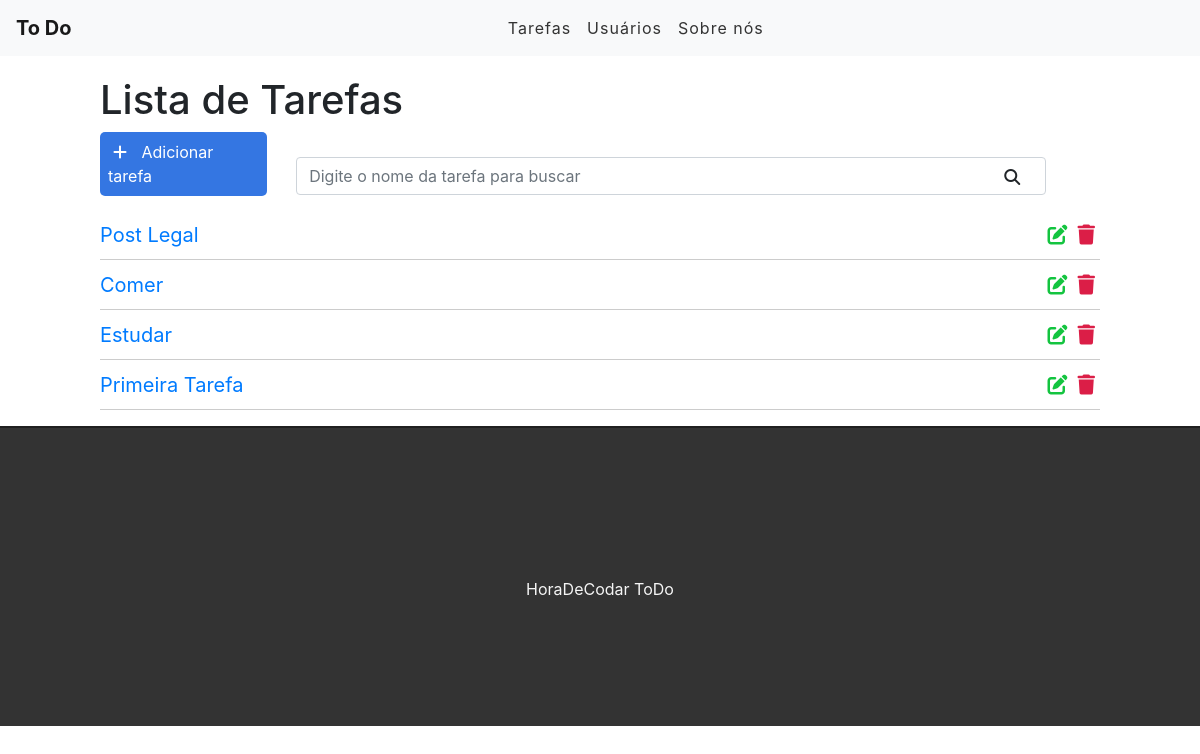
The app's page /, older data.
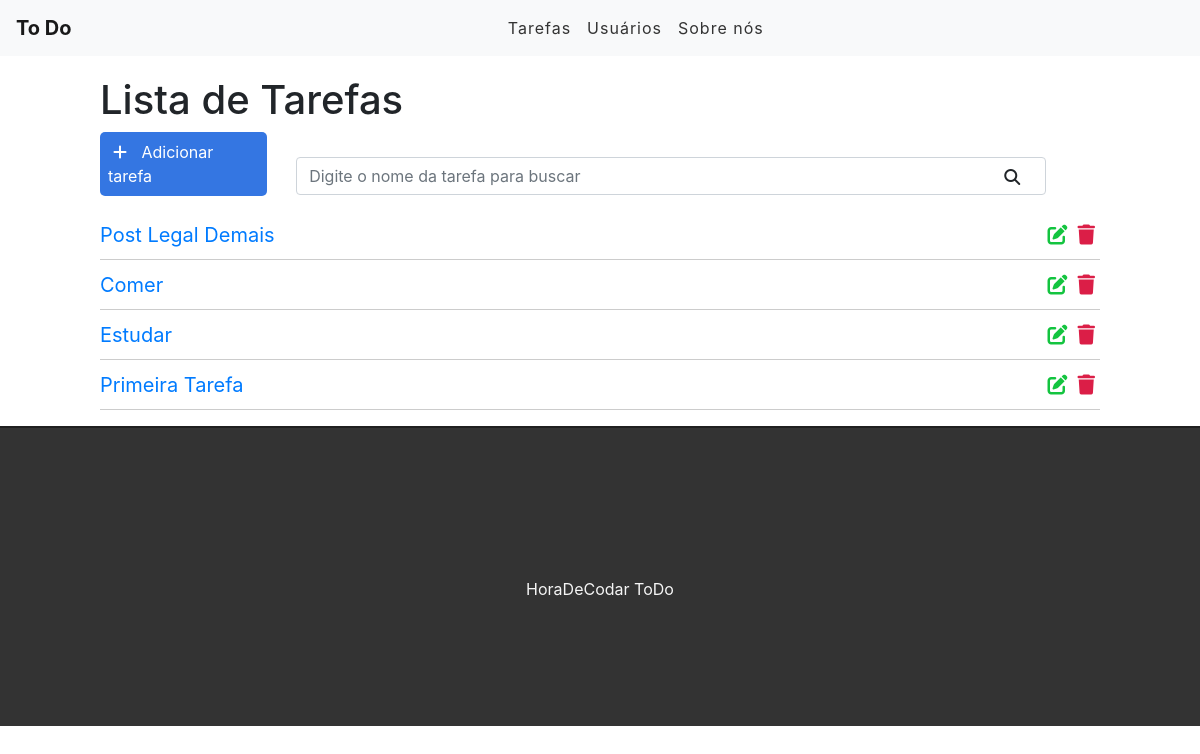
The same page, newer data.
### tasks/models.py (models this page shows, shortened)
class Task(models.Model): #comportara os campos da tabela que o django criara com o migration
    title = models.CharField(max_length=255) #Charfield = campo de caracteres(char) = leva argumento obrigatorio//#maxlenght = maximo de caracteres no title
    description = models.TextField() #TextField = campo para texto maiores = nao leva argumento obrigatorio
    done = models.CharField( #se o registro ta pronta ou nao(0 ou 1)
        max_length=5,
        choices = STATUS, #possiveis escolhas(choices) para o select
    )
    created_at = models.DateTimeField(auto_now_add=True) #data do registro // auto_now_add=True = atualiza o banco de dados sempre que um registro for feito
    updated_at = models.DateTimeField(auto_now=True) #atualiza o regisstro quando for alterado

### tasks/views.py (the view)
# urls.py: path('', views.tasklist, name = 'task-list'),
def tasklist(request):#sempre recebe o requeste
     tasks = Task.objects.all().order_by('-created_at') #PEGANDO TODOS OS OBJETOS DO BANCO DE DADOS//mandar as tasks do banco de dado para o template(site)//order_by('-created_at') ordenar os posts de mais novos para mais velhos
     return render(request, 'tasks/list.html', {'tasks' : tasks}) #dicionario que seleciona as tasks para mandar para o site

### tasks/templates/tasks/list.html (shortened to what this page needs)
{% extends 'base.html' %}
{% block content %}
<div class="offset-1 col-10 list-div">
    <h1>Lista de Tarefas</h1>
    <a id="add-link" href="newtask/">
        <div class="col-2 add-div">
            <i class="fas fa-plus"></i> Adicionar tarefa
        </div>
    </a>
    <div class="col-9 search-div">
        <input class="form-control" type="text" id="search" name="search" placeholder="Digite o nome da tarefa para buscar">
        <i class="fas fa-search"></i>
    </div>
    <ul class="task-list">
        {% for task in tasks %}
        <li class="task-item">
            <span><a href="/task/{{task.id}}">{{task.title}}</a></span>
            <span><i class="fas fa-trash"></i></span>
            <a href="edit/{{task.id}}"><span><i class="fas fa-edit"></i></span></a>
        </li>
        {% endfor %}
    </ul>
</div>
{% endblock %}

Row changes from the older to the newer data that the page shows:
changed Task: title "Post Legal" → "Post Legal Demais"
